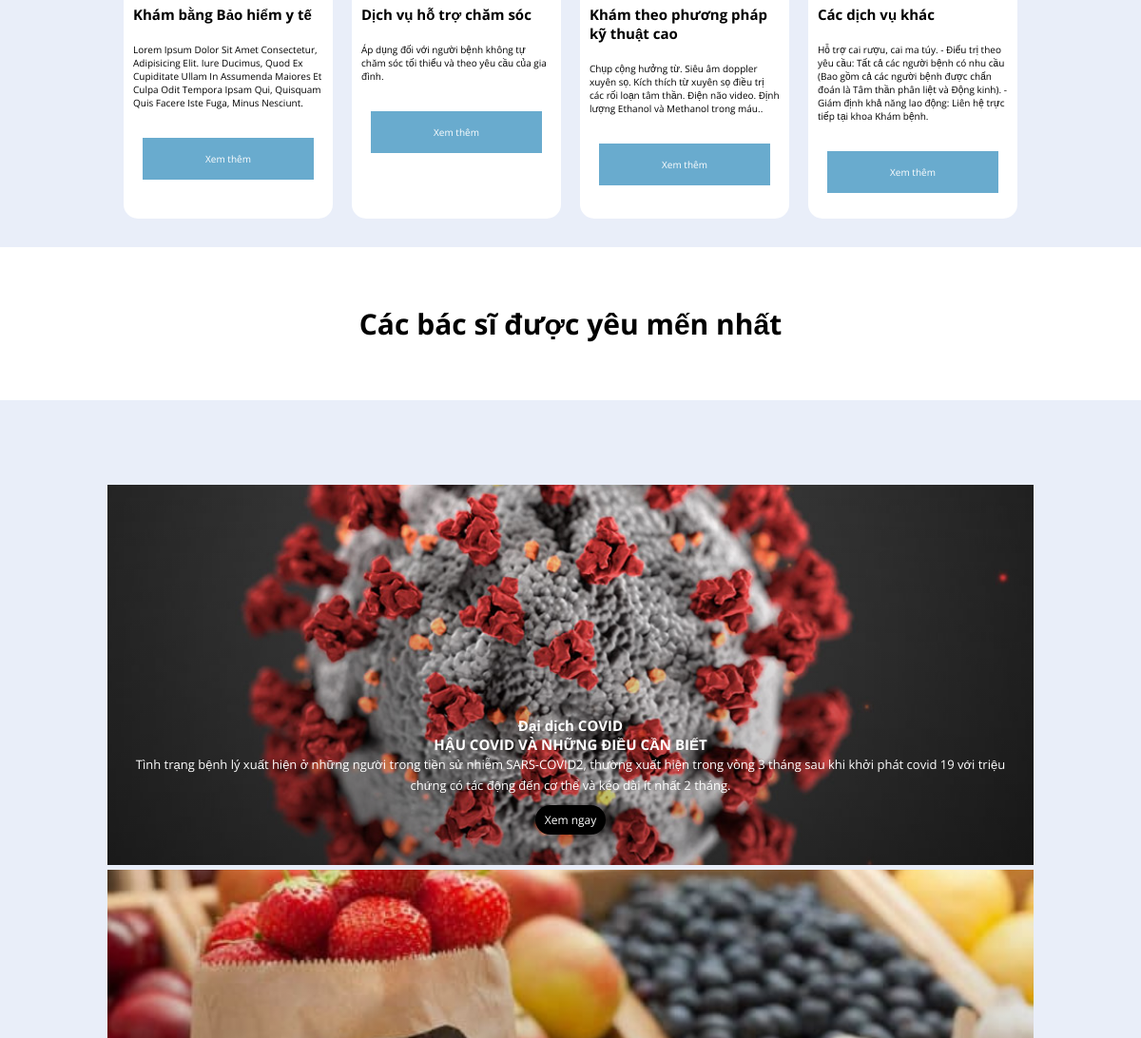
/ (middle part), run on an earlier commit of the app's database.
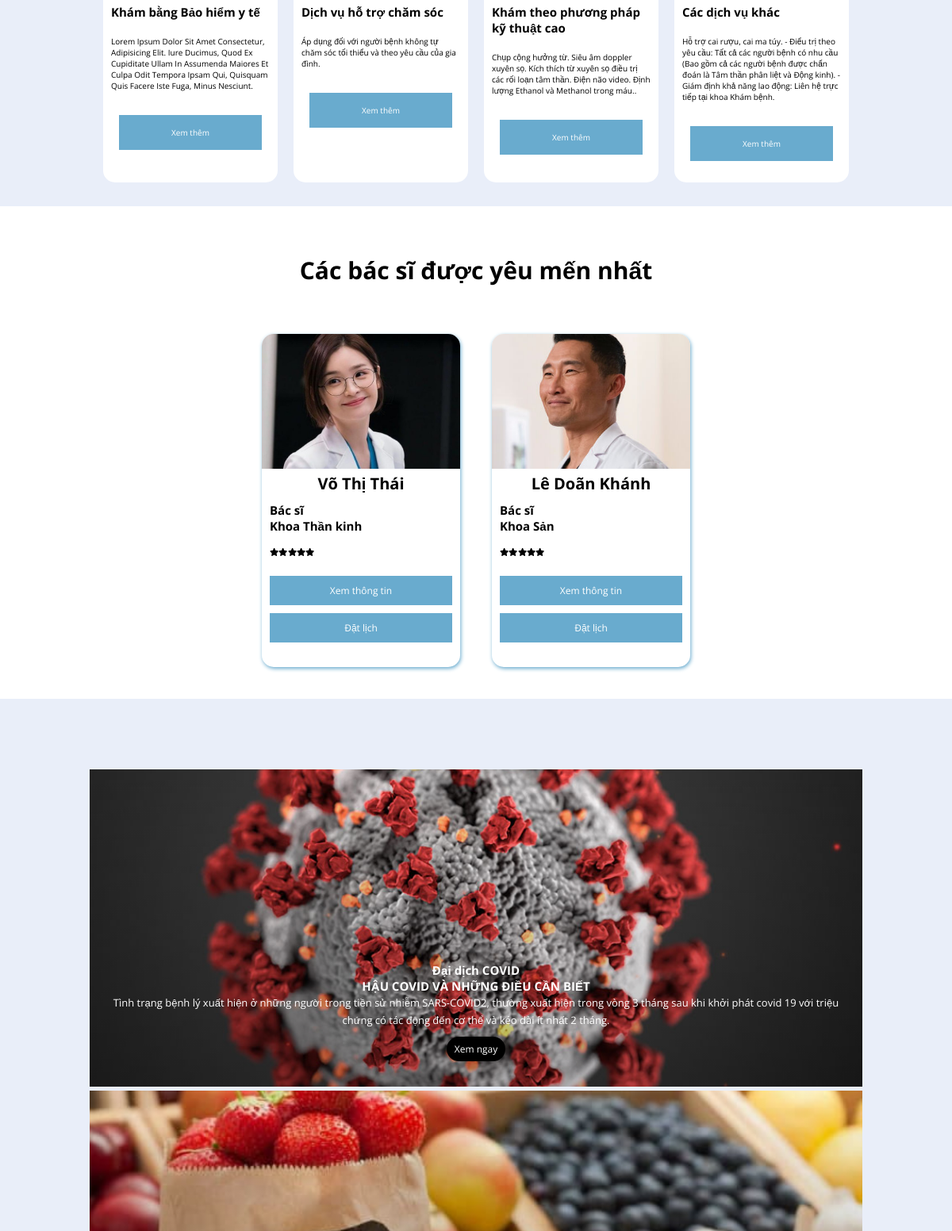
And on a later commit of the database.
### tables this page shows
CREATE TABLE `staff` (
  `ID_Staff` int(11) NOT NULL,
  `Name_Staff` varchar(100) NOT NULL,
  `DOB_Staff` date NOT NULL,
  `Sex_Staff` varchar(10) NOT NULL,
  `Address_Staff` varchar(200) NOT NULL,
  `CMND_Staff` varchar(15) NOT NULL,
  `PhoneNumber_Staff` varchar(25) NOT NULL,
  `Position` varchar(50) NOT NULL,
  `ID_Dept` int(11) NOT NULL,
  `DateStartWork` date NOT NULL,
  `VoteRate` double NOT NULL DEFAULT 0,
  `UserName` varchar(100) NOT NULL,
  `Password` varchar(100) NOT NULL
);

CREATE TABLE `img_staff` (
  `ID_ImgStaff` int(11) NOT NULL,
  `ID_Staff` int(11) DEFAULT NULL,
  `imgName` varchar(100) DEFAULT NULL
);

CREATE TABLE `dept` (
  `ID_Dept` int(11) NOT NULL,
  `Name_Dept` varchar(100) NOT NULL
);

### modules_client/main/homepage.php (the view, shortened to what this page needs)
<section class="services" id="services">
    <div class="container-card">
        <div class="card">
            <h2>Khám bằng Bảo hiểm y tế</h2>
            <p>Lorem Ipsum Dolor Sit Amet Consectetur, Adipisicing Elit. Iure Ducimus, Quod Ex Cupiditate Ullam In Assumenda Maiores Et Culpa Odit Tempora Ipsam Qui, Quisquam Quis Facere Iste Fuga, Minus Nesciunt.</p>
            <a href="">Xem thêm</a>
        </div>
        <div class="card">
            <h2>Dịch vụ hỗ trợ chăm sóc</h2>
            <p>Áp dụng đối với người bệnh không tự chăm sóc tối thiểu và theo yêu cầu của gia đình.</p>
            <a href="">Xem thêm</a>
        </div>
        <div class="card">
            <h2>Khám theo phương pháp kỹ thuật cao</h2>
            <p>Chụp cộng hưởng từ. Siêu âm doppler xuyên sọ. Kích thích từ xuyên sọ điều trị các rối loạn tâm thần. Điện não video. Định lượng Ethanol và Methanol trong máu..</p>
            <a href="">Xem thêm</a>
        </div>
        <div class="card">
            <h2>Các dịch vụ khác</h2>
            <p>Hỗ trợ cai rượu, cai ma túy.
- Điểu trị theo yêu cầu: Tất cả các người bệnh có nhu cầu (Bao gồm cả các người bệnh được chẩn đoán là Tâm thần phân liệt và Động kinh).
- Giám định khả năng lao động: Liên hệ trực tiếp tại khoa Khám bệnh.</p>
            <a href="">Xem thêm</a>
        </div>
    </div>
</section>
<section class="doctorList" id="doctors">
    <h2>Các bác sĩ được yêu mến nhất </h2>
    <?php
    include './config.php';
    $sql = "SELECT *
        FROM staff  JOIN dept ON dept.ID_Dept=staff.ID_Dept
        JOIN img_staff ON staff.ID_Staff=img_staff.ID_Staff
        WHERE staff.VoteRate>4
        GROUP BY staff.ID_Staff
        ORDER BY staff.VoteRate DESC";
    $query = mysqli_query($conn, $sql);
?>
    <div class="container-card">
        <?php
            while($rows = mysqli_fetch_array($query)){
        ?>
        <div class="card">
            <div class="card-image">
                <img src="./img/staff/<?php echo $rows["imgName"] ?>">
            </div>
            <h2><?php echo $rows["Name_Staff"] ?></h2>
            <h3><?php echo $rows["Position"] ?></h3>
            <h3><?php echo $rows["Name_Dept"] ?></h3>
            <div class="rating-slider">
                <?php
                    $numberOfStar = round($rows["VoteRate"]);
                    $fullStart=0;
                    while($fullStart < $numberOfStar){
                        $fullStart++;
                    ?>
                        <i class="fas fa-star"></i>
                <?php }
                ?>
            </div>
            <a href="./index.php?page_layout=detail_doctors&id= <?php echo $rows['ID_Staff'] ?>">Xem thông tin</a>
            <a href="">Đặt lịch</a>
        </div>
        <?php
            }
        ?>
    </div>
</section>
<section class="blogs" id="blogs">
    <div class = "product-collection">
        <div class = "container-collection">
            <div class = "product-collection-wrapper">
                <div class = "product-col-left flex">
                    <div class = "product-col-content">
                        <h2 class = "sm-title">Đại dịch COVID</h2>
                        <h2 class = "md-title">HẬU COVID VÀ NHỮNG ĐIỀU CẦN BIẾT</h2>
                        <p class = "text-light">Tình trạng bệnh lý xuất hiện ở những người trong tiền sử nhiễm SARS-COVID2, thường xuất hiện trong vòng 3 tháng sau khi khởi phát covid 19 với triệu chứng có tác động đến cơ thể và kéo dài ít nhất 2 tháng.</p>
                        <button type = "button" class = "btn-dark">Xem ngay</button>
                    </div>
                </div>
                <div class = "product-col-right">
                    <div class = "product-col-r-top flex">
                    </div>
                </div>
            </div>
        </div>
    </div>
</section>

### index.php (shortened to what this page needs)
<!DOCTYPE html>
<html lang="en">
<head>
    <link rel="stylesheet" href="https://cdnjs.cloudflare.com/ajax/libs/font-awesome/5.15.4/css/all.min.css">
    <link rel="stylesheet" href="./modules_client/style/index.css">
     <link
      rel="stylesheet"
      href="https://unpkg.com/swiper/swiper-bundle.min.css"
    />
    <link
    rel="stylesheet"
    href="https://cdnjs.cloudflare.com/ajax/libs/animate.css/4.1.1/animate.min.css"
  />
</head>
<body>
    <?php
        include './modules_client/main.php';
	?>
</body>
</html>

### modules_client/main.php
<?php
    if(isset($_GET['page_layout'])){
        switch ($_GET['page_layout']) {
            case 'doctors':
                include './modules_client/doctors/list_doctors.php';
                break;
            case 'detail_doctors':
                include './modules_client/doctors/detail_doctors.php';
                break;
            case 'clipboard':
                include './modules_client/doctors/clipboard.php';
                break;
            case 'booking':
                include './modules_client/booking/booking.php';
                break;
            case 'medicalBook':
                include './modules_client/medicalBook/medicalBook.php';
                break;
            case 'prescription':
                include './modules_client/prescription/prescription.php';
                break;
            case 'profile':
                include './modules_client/profile/profile.php';
                break;
            case 'search':
                include './modules_client/search/search.php';
                break;
        }
    }else {
        include './modules_client/main/homepage.php';
    }
?>

### modules_client/style/index.css (style rules this page uses)
:root { --white:#ffffff; --lightblue:#E9EEF9; --blue:#295FD5; --blacktext:#3B3B3B; --red: #E85253; --box-shadow:.5rem .5rem 0 rgba(22, 86, 160, 0.2); --text-shadow:.4rem .4rem 0 rgba(0, 0, 0, .2); --border:.2rem solid var(--blue); }
* { font-family: 'Open Sans', sans-serif; margin:0; padding: 0; box-sizing: border-box; outline: none; border: none; transition: all .2s ease-out; text-decoration: none; }
html { font-size: 62.5%; overflow-x: hidden; scroll-padding-top: 7rem; scroll-behavior: smooth; }
section { padding:2rem 9%; }
section:nth-child(even) { background: var(--lightblue); }

### modules_client/style/homepage.css (style rules this page uses)
.container-card { display: flex; justify-content: center; flex-wrap: wrap; }
.container-card .card { background: white; width: 220px; height: 400px; margin: 10px; border-radius: 15px; }
.container-card .card .card-image { width: 220px; height: 150px; margin-bottom: 15px; background-size: cover; border-radius: 15px 15px 0 0; }
.container-card .card h2 { padding: 10px; }
.container-card .card p { padding: 10px; }
.container-card .card a { background-color: #69ABCE; color: white; padding: 15px 20px; display: block; text-align: center; margin: 20px 20px; text-decoration: none; }
.doctorList h2 { font-size: 30px; text-align: center; padding: 5vh 0; }
.product-collection { padding: 3.2rem 0; }
.product-collection-wrapper { padding: 3.2rem 0; }
.product-col-left { background: linear-gradient(rgba(0, 0, 0, 0), rgba(0, 0, 0, 0.3)), url("./../photo/covid.jpg") center/cover no-repeat; }
.product-col-r-top { background: linear-gradient(rgba(0, 0, 0, 0), rgba(0, 0, 0, 0.3)), url("./../photo/organic-food.jpg") center/cover no-repeat; }
.flex { display: flex; justify-content: center; align-items: flex-end; height: 50vh; padding: 2rem 1.5rem 3.2rem; margin: 5px; }
.product-col-content { text-align: center; color: white; }
.product-collection .text-light { opacity: 1; font-size: 1.3rem; font-weight: 400; line-height: 1.7; }
.btn-dark { background: black; color: white; outline: 0; border-radius: 25px; padding: 0.7rem 1rem; border: 0; margin-top: 1rem; cursor: pointer; transition: all 0.6s ease; font-size: 1.2rem; font-family: inherit; }

### modules_client/style/list_doctors.css (style rules this page uses)
.doctorList .container-card .card { box-shadow: 1px 2px 5px #69ABCE; width: 250px; height: 420px; margin: 2rem; }
.doctorList .card .card-image img { width: 250px; height: 170px; margin-bottom: 15px; object-fit: cover; border-radius: 15px 15px 0 0; }
.doctorList .card h2 { font-size: 2.0rem; }
.doctorList .card h3 { padding-left: 10px; font-size: 1.5rem; }
.doctorList .container-card .card .rating-slider { display: flex; align-items: center; margin: 18px 0 25px; padding-left: 10px; }
.doctorList .container-card .card a { margin: 10px 10px 0; font-size: 1.2rem; padding: 10px 0; }

What changed in the data, as far as the page shows it:
now on this page (row edited): staff: img_staff.imgName (picture), Name_Staff "Võ Thị Thái", Position "Bác sĩ", ID_Dept.Name_Dept "Khoa Thần kinh", VoteRate 5 (drawn)
added staff: img_staff.imgName (picture), Name_Staff "Lê Doãn Khánh", Position "Bác sĩ", ID_Dept.Name_Dept "Khoa Sản", VoteRate 4.5 (drawn)
